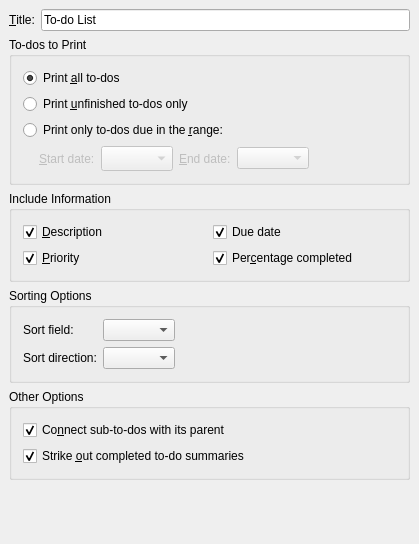
<ui version="4.0" >
 <author>Reinhold Kainhofer &lt;reinhold@kainhofer.com></author>
 <comment>Configuration page for the print day mode.</comment>
 <class>CalPrintTodoConfig_Base</class>
 <widget class="QWidget" name="CalPrintTodoConfig_Base" >
  <property name="geometry" >
   <rect>
    <x>0</x>
    <y>0</y>
    <width>419</width>
    <height>544</height>
   </rect>
  </property>
  <layout class="QGridLayout" >
   <property name="margin" >
    <number>9</number>
   </property>
   <property name="spacing" >
    <number>6</number>
   </property>
   <item row="1" column="0" colspan="2" >
    <widget class="QGroupBox" name="mPrintType" >
     <property name="title" >
      <string>To-dos to Print</string>
     </property>
     <layout class="QVBoxLayout" >
      <item>
       <widget class="QRadioButton" name="mPrintAll" >
        <property name="text" >
         <string>Print &amp;all to-dos</string>
        </property>
        <property name="checked" >
         <bool>true</bool>
        </property>
       </widget>
      </item>
      <item>
       <widget class="QRadioButton" name="mPrintUnfinished" >
        <property name="enabled" >
         <bool>true</bool>
        </property>
        <property name="text" >
         <string>Print &amp;unfinished to-dos only</string>
        </property>
       </widget>
      </item>
      <item>
       <widget class="QRadioButton" name="mPrintDueRange" >
        <property name="enabled" >
         <bool>true</bool>
        </property>
        <property name="text" >
         <string>Print only to-dos due in the &amp;range:</string>
        </property>
       </widget>
      </item>
      <item>
       <layout class="QHBoxLayout" >
        <property name="margin" >
         <number>0</number>
        </property>
        <property name="spacing" >
         <number>6</number>
        </property>
        <item>
         <spacer>
          <property name="orientation" >
           <enum>Qt::Horizontal</enum>
          </property>
          <property name="sizeType" >
           <enum>QSizePolicy::Fixed</enum>
          </property>
          <property name="sizeHint" >
           <size>
            <width>16</width>
            <height>20</height>
           </size>
          </property>
         </spacer>
        </item>
        <item>
         <widget class="QLabel" name="mFromDateLabel" >
          <property name="enabled" >
           <bool>false</bool>
          </property>
          <property name="sizePolicy" >
           <sizepolicy>
            <hsizetype>4</hsizetype>
            <vsizetype>5</vsizetype>
            <horstretch>0</horstretch>
            <verstretch>0</verstretch>
           </sizepolicy>
          </property>
          <property name="text" >
           <string>&amp;Start date:</string>
          </property>
          <property name="buddy" >
           <cstring>mFromDate</cstring>
          </property>
         </widget>
        </item>
        <item>
         <widget class="KPIM::KDateEdit" name="mFromDate" >
          <property name="enabled" >
           <bool>false</bool>
          </property>
          <property name="font" >
           <font>
            <family>Sans Serif</family>
            <pointsize>9</pointsize>
            <weight>50</weight>
            <italic>false</italic>
            <bold>false</bold>
            <underline>false</underline>
            <strikeout>false</strikeout>
           </font>
          </property>
          <property name="focusPolicy" >
           <enum>Qt::StrongFocus</enum>
          </property>
          <property name="whatsThis" >
           <string>If you want to print more days at once, you can define a range of dates with this option and the &lt;i>End date&lt;/i> option. This option is used to define the start date.</string>
          </property>
         </widget>
        </item>
        <item>
         <widget class="QLabel" name="mToDateLabel" >
          <property name="enabled" >
           <bool>false</bool>
          </property>
          <property name="sizePolicy" >
           <sizepolicy>
            <hsizetype>4</hsizetype>
            <vsizetype>5</vsizetype>
            <horstretch>0</horstretch>
            <verstretch>0</verstretch>
           </sizepolicy>
          </property>
          <property name="text" >
           <string>&amp;End date:</string>
          </property>
          <property name="buddy" >
           <cstring>mToDate</cstring>
          </property>
         </widget>
        </item>
        <item>
         <widget class="KPIM::KDateEdit" name="mToDate" >
          <property name="enabled" >
           <bool>false</bool>
          </property>
          <property name="focusPolicy" >
           <enum>Qt::StrongFocus</enum>
          </property>
          <property name="whatsThis" >
           <string>If you want to print more days at once, you can define a range of dates with this option and the &lt;i>Start date&lt;/i> option. This option is used to define the end date.</string>
          </property>
         </widget>
        </item>
        <item>
         <spacer>
          <property name="orientation" >
           <enum>Qt::Horizontal</enum>
          </property>
          <property name="sizeType" >
           <enum>QSizePolicy::Expanding</enum>
          </property>
          <property name="sizeHint" >
           <size>
            <width>128</width>
            <height>20</height>
           </size>
          </property>
         </spacer>
        </item>
       </layout>
      </item>
     </layout>
    </widget>
   </item>
   <item row="4" column="0" colspan="2" >
    <widget class="QGroupBox" name="otherOptionsBox" >
     <property name="title" >
      <string>Other Options</string>
     </property>
     <layout class="QVBoxLayout" >
      <property name="margin" >
       <number>11</number>
      </property>
      <property name="spacing" >
       <number>6</number>
      </property>
      <item>
       <widget class="QCheckBox" name="mConnectSubTodos" >
        <property name="text" >
         <string>Co&amp;nnect sub-to-dos with its parent</string>
        </property>
        <property name="checked" >
         <bool>true</bool>
        </property>
       </widget>
      </item>
      <item>
       <widget class="QCheckBox" name="mStrikeOutCompleted" >
        <property name="text" >
         <string>Strike &amp;out completed to-do summaries</string>
        </property>
        <property name="checked" >
         <bool>true</bool>
        </property>
       </widget>
      </item>
     </layout>
    </widget>
   </item>
   <item row="3" column="0" colspan="2" >
    <widget class="QGroupBox" name="sortingOptionsBox" >
     <property name="title" >
      <string>Sorting Options</string>
     </property>
     <layout class="QGridLayout" >
      <property name="margin" >
       <number>11</number>
      </property>
      <property name="spacing" >
       <number>6</number>
      </property>
      <item row="0" column="0" >
       <widget class="QLabel" name="sortFieldLabel" >
        <property name="enabled" >
         <bool>true</bool>
        </property>
        <property name="text" >
         <string>Sort field:</string>
        </property>
       </widget>
      </item>
      <item row="0" column="1" >
       <widget class="QComboBox" name="mSortField" >
        <property name="enabled" >
         <bool>true</bool>
        </property>
       </widget>
      </item>
      <item row="1" column="0" >
       <widget class="QLabel" name="sortDirectionLabel" >
        <property name="enabled" >
         <bool>true</bool>
        </property>
        <property name="text" >
         <string>Sort direction:</string>
        </property>
       </widget>
      </item>
      <item row="1" column="1" >
       <widget class="QComboBox" name="mSortDirection" >
        <property name="enabled" >
         <bool>true</bool>
        </property>
       </widget>
      </item>
      <item row="0" column="2" >
       <spacer>
        <property name="orientation" >
         <enum>Qt::Horizontal</enum>
        </property>
        <property name="sizeType" >
         <enum>QSizePolicy::Expanding</enum>
        </property>
        <property name="sizeHint" >
         <size>
          <width>121</width>
          <height>20</height>
         </size>
        </property>
       </spacer>
      </item>
      <item row="1" column="2" >
       <spacer>
        <property name="orientation" >
         <enum>Qt::Horizontal</enum>
        </property>
        <property name="sizeType" >
         <enum>QSizePolicy::Expanding</enum>
        </property>
        <property name="sizeHint" >
         <size>
          <width>121</width>
          <height>20</height>
         </size>
        </property>
       </spacer>
      </item>
     </layout>
    </widget>
   </item>
   <item row="5" column="1" >
    <spacer>
     <property name="orientation" >
      <enum>Qt::Vertical</enum>
     </property>
     <property name="sizeType" >
      <enum>QSizePolicy::Expanding</enum>
     </property>
     <property name="sizeHint" >
      <size>
       <width>20</width>
       <height>16</height>
      </size>
     </property>
    </spacer>
   </item>
   <item row="2" column="0" colspan="2" >
    <widget class="QGroupBox" name="includeInfoBox" >
     <property name="title" >
      <string>Include Information</string>
     </property>
     <property name="checkable" >
      <bool>false</bool>
     </property>
     <layout class="QGridLayout" >
      <property name="margin" >
       <number>11</number>
      </property>
      <property name="spacing" >
       <number>6</number>
      </property>
      <item row="1" column="0" >
       <widget class="QCheckBox" name="mPriority" >
        <property name="text" >
         <string>&amp;Priority</string>
        </property>
        <property name="checked" >
         <bool>true</bool>
        </property>
       </widget>
      </item>
      <item row="0" column="0" >
       <widget class="QCheckBox" name="mDescription" >
        <property name="text" >
         <string>&amp;Description</string>
        </property>
        <property name="checked" >
         <bool>true</bool>
        </property>
       </widget>
      </item>
      <item row="0" column="1" >
       <widget class="QCheckBox" name="mDueDate" >
        <property name="text" >
         <string>Due date</string>
        </property>
        <property name="shortcut" >
         <string/>
        </property>
        <property name="checked" >
         <bool>true</bool>
        </property>
       </widget>
      </item>
      <item row="1" column="1" >
       <widget class="QCheckBox" name="mPercentComplete" >
        <property name="text" >
         <string>Per&amp;centage completed</string>
        </property>
        <property name="checked" >
         <bool>true</bool>
        </property>
       </widget>
      </item>
     </layout>
    </widget>
   </item>
   <item row="0" column="1" >
    <widget class="QLineEdit" name="mTitle" >
     <property name="text" >
      <string>To-do List</string>
     </property>
    </widget>
   </item>
   <item row="0" column="0" >
    <widget class="QLabel" name="mTitleLabel" >
     <property name="text" >
      <string>&amp;Title:</string>
     </property>
     <property name="buddy" >
      <cstring>mTitle</cstring>
     </property>
    </widget>
   </item>
  </layout>
 </widget>
 <layoutdefault spacing="6" margin="11" />
 <pixmapfunction>qPixmapFromMimeSource</pixmapfunction>
 <customwidgets>
  <customwidget>
   <class>KPIM::KDateEdit</class>
   <extends>QComboBox</extends>
   <header>kdateedit.h</header>
  </customwidget>
 </customwidgets>
 <tabstops>
  <tabstop>mTitle</tabstop>
  <tabstop>mPrintAll</tabstop>
  <tabstop>mFromDate</tabstop>
  <tabstop>mToDate</tabstop>
  <tabstop>mDescription</tabstop>
  <tabstop>mDueDate</tabstop>
  <tabstop>mPriority</tabstop>
  <tabstop>mPercentComplete</tabstop>
  <tabstop>mSortField</tabstop>
  <tabstop>mSortDirection</tabstop>
  <tabstop>mConnectSubTodos</tabstop>
  <tabstop>mStrikeOutCompleted</tabstop>
 </tabstops>
 <resources/>
 <connections>
  <connection>
   <sender>mPrintDueRange</sender>
   <signal>toggled(bool)</signal>
   <receiver>mFromDateLabel</receiver>
   <slot>setEnabled(bool)</slot>
  </connection>
  <connection>
   <sender>mPrintDueRange</sender>
   <signal>toggled(bool)</signal>
   <receiver>mToDate</receiver>
   <slot>setEnabled(bool)</slot>
  </connection>
  <connection>
   <sender>mPrintDueRange</sender>
   <signal>toggled(bool)</signal>
   <receiver>mToDateLabel</receiver>
   <slot>setEnabled(bool)</slot>
  </connection>
  <connection>
   <sender>mPrintDueRange</sender>
   <signal>toggled(bool)</signal>
   <receiver>mFromDate</receiver>
   <slot>setEnabled(bool)</slot>
  </connection>
 </connections>
</ui>
